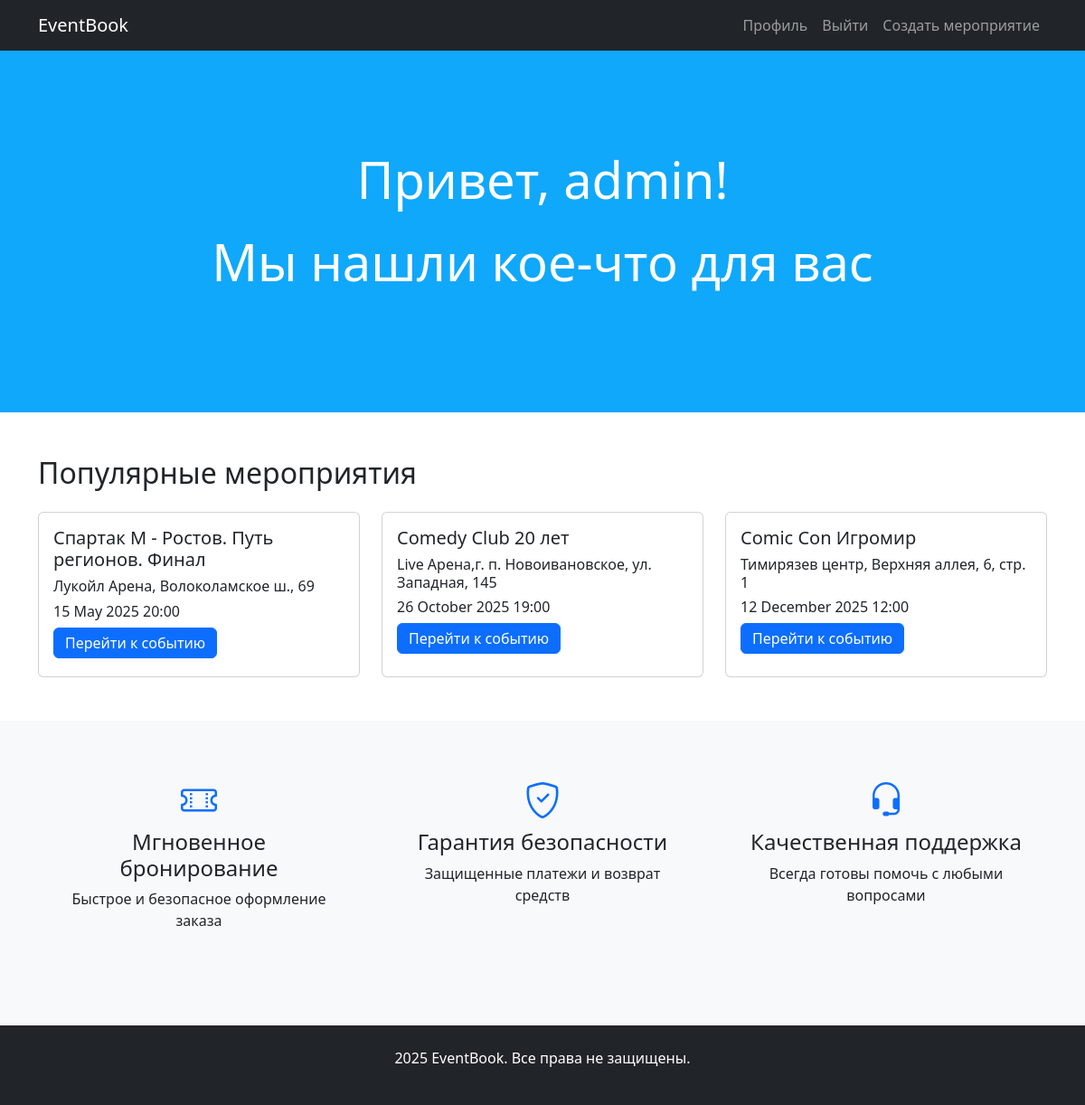
/ (signed in), run on the app's committed database.
### data/users.py (models this page shows, shortened)
class User(SqlAlchemyBase, UserMixin):
    __tablename__ = 'users'
    id = sqlalchemy.Column(sqlalchemy.Integer, primary_key=True, autoincrement=True)
    name = sqlalchemy.Column(sqlalchemy.String, nullable=True)
    about = sqlalchemy.Column(sqlalchemy.String, nullable=True)
    email = sqlalchemy.Column(sqlalchemy.String, index=True, unique=True, nullable=True)
    hashed_password = sqlalchemy.Column(sqlalchemy.String, nullable=True)
    is_admin = sqlalchemy.Column(sqlalchemy.Boolean, nullable=True, default=False)
    created_date = sqlalchemy.Column(sqlalchemy.DateTime, default=datetime.datetime.now)

### data/event.py (models this page shows)
class Event(SqlAlchemyBase, UserMixin, SerializerMixin):
    __tablename__ = 'events'
    id = sqlalchemy.Column(sqlalchemy.Integer, primary_key=True, autoincrement=True)
    name = sqlalchemy.Column(sqlalchemy.String, nullable=True)
    about = sqlalchemy.Column(sqlalchemy.String, nullable=True)
    path_to_file = sqlalchemy.Column(sqlalchemy.String, nullable=True)
    start_date = sqlalchemy.Column(sqlalchemy.DateTime, default=datetime.datetime.now)
    start_date_formatted = sqlalchemy.Column(sqlalchemy.String)
    city = sqlalchemy.Column(sqlalchemy.String, nullable=True)
    capacity_left = sqlalchemy.Column(sqlalchemy.Integer)
    price = sqlalchemy.Column(sqlalchemy.Integer)
    place = sqlalchemy.Column(sqlalchemy.String)
    hall_id = sqlalchemy.Column(sqlalchemy.Integer,
                                sqlalchemy.ForeignKey("halls.id"))
    hall = orm.relationship('ConcertHall')

### main.py (the view)
@user_blueprint.route("/")
def index():
    db_sess = db_session.create_session()
    events = sorted(db_sess.query(Event).all(), key=lambda a: a.start_date)
    return render_template("index.html", events=events)

### data/db_session.py (called while the page is built)
def create_session() -> Session:
    global __factory
    return __factory()

### main.py (called while the page is built)
@login_manager.user_loader
def load_user(user_id):
    db_sess = db_session.create_session()
    return db_sess.query(User).get(user_id)

### templates/index.html (shortened to what this page needs)
{% extends "base.html" %}
{% block content %}
    <section class="hero-section">
        <div class="container text-center">
            {% if current_user.is_authenticated %}
            <h1 class="display-4 mb-4">Привет, {{current_user.name}}!</h1>
            <h1 class="display-4 mb-4">Мы нашли кое-что для вас</h1>
            {% else %}
            <h1 class="display-4 mb-4">Тут находят свои идеальные мероприятия</h1>
            {% endif %}
        </div>
    </section>
    <section class="container my-5">
        <h2 class="mb-4">Популярные мероприятия</h2>
        <div class="row row-cols-1 row-cols-md-3 g-4">
            {% for event in events %}
                <div class="col">
                    <div class="card h-100 event-card">
                        <div class="card-body">
                            <h5 class="card-title">{{ event.name }}</h5>
                            <h6 class="card-title">{{ event.place }}</h6>
                            <h6 class="card-title">{{ event.start_date_formatted}}</h6>
                            <h6 class="btn btn-primary w-20 py-1 mb-1"><a class="nav-link" href="{{ url_for('user_blueprint.get_event_id', id=event.id) }}">Перейти к событию</a></h6>
                        </div>
                    </div>
                </div>
            {% endfor %}
        </div>
    </section>
    <section class="bg-light py-5">
        <div class="container text-center">
            <div class="row">
                <div class="col-md-4 mb-4">
                    <div class="p-3">
                        <h3><i class="bi bi-ticket-perforated fs-1 text-primary"></i></h3>
                        <h4>Мгновенное бронирование</h4>
                        <p>Быстрое и безопасное оформление заказа</p>
                    </div>
                </div>
                <div class="col-md-4 mb-4">
                    <div class="p-3">
                        <h3><i class="bi bi-shield-check fs-1 text-primary"></i></h3>
                        <h4>Гарантия безопасности</h4>
                        <p>Защищенные платежи и возврат средств</p>
                    </div>
                </div>
                <div class="col-md-4 mb-4">
                    <div class="p-3">
                        <h3><i class="bi bi-headset fs-1 text-primary"></i></h3>
                        <h4>Качественная поддержка</h4>
                        <a>Всегда готовы помочь с любыми вопросами</a>
                    </div>
                </div>
            </div>
        </div>
    </section>
{% endblock %}

### static/css/base.css (style rules this page uses)
.hero-section { background: rgb(16, 168, 250); height: 50vh; color: white; display: flex; align-items: center; }
.event-card { transition: transform 0.3s; }

### data on the page
User: name "admin"
Event: name "Спартак М - Ростов. Путь регионов. Финал", place "Лукойл Арена, Волоколамское ш., 69", start_date_formatted "15 May 2025 20:00"
Event: name "Comedy Club 20 лет", place "Live Арена,г. п. Новоивановское, ул. Западная, 145", start_date_formatted "26 October 2025 19:00"
Event: name "Comic Con Игромир", place "Тимирязев центр, Верхняя аллея, 6, стр. 1", start_date_formatted "12 December 2025 12:00"
